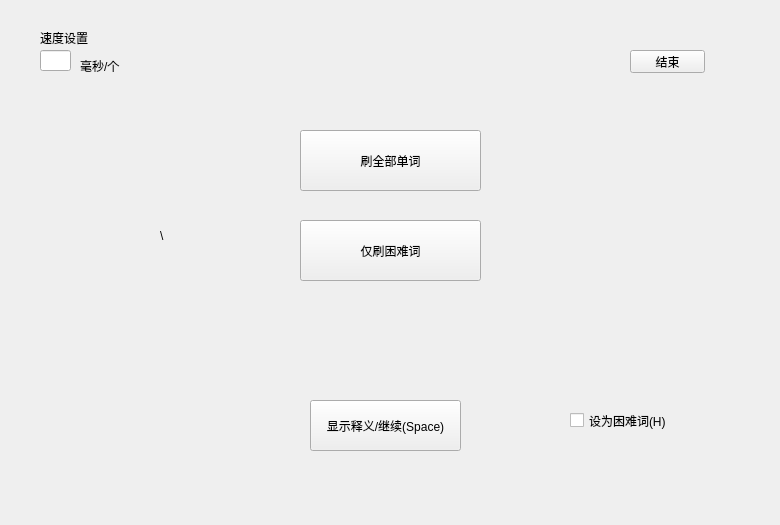
<?xml version="1.0" encoding="UTF-8"?>
<ui version="4.0">
 <class>Quickstartwords</class>
 <widget class="QWidget" name="Quickstartwords">
  <property name="geometry">
   <rect>
    <x>0</x>
    <y>0</y>
    <width>780</width>
    <height>525</height>
   </rect>
  </property>
  <property name="windowTitle">
   <string>Form</string>
  </property>
  <property name="windowIcon">
   <iconset>
    <normaloff>C:/Users/Administrator/.designer/backup/english.png</normaloff>C:/Users/Administrator/.designer/backup/english.png</iconset>
  </property>
  <widget class="QLabel" name="english">
   <property name="geometry">
    <rect>
     <x>300</x>
     <y>170</y>
     <width>361</width>
     <height>191</height>
    </rect>
   </property>
   <property name="text">
    <string/>
   </property>
  </widget>
  <widget class="QLabel" name="chinese">
   <property name="geometry">
    <rect>
     <x>160</x>
     <y>120</y>
     <width>481</width>
     <height>231</height>
    </rect>
   </property>
   <property name="text">
    <string>\</string>
   </property>
  </widget>
  <widget class="QPushButton" name="showchinesebutton">
   <property name="geometry">
    <rect>
     <x>310</x>
     <y>400</y>
     <width>151</width>
     <height>51</height>
    </rect>
   </property>
   <property name="text">
    <string>显示释义/继续(Space)</string>
   </property>
  </widget>
  <widget class="QPushButton" name="exitbutton">
   <property name="geometry">
    <rect>
     <x>630</x>
     <y>50</y>
     <width>75</width>
     <height>23</height>
    </rect>
   </property>
   <property name="text">
    <string>结束</string>
   </property>
  </widget>
  <widget class="QPushButton" name="wholebutton">
   <property name="geometry">
    <rect>
     <x>300</x>
     <y>130</y>
     <width>181</width>
     <height>61</height>
    </rect>
   </property>
   <property name="text">
    <string>刷全部单词</string>
   </property>
  </widget>
  <widget class="QPushButton" name="hardbutton">
   <property name="geometry">
    <rect>
     <x>300</x>
     <y>220</y>
     <width>181</width>
     <height>61</height>
    </rect>
   </property>
   <property name="text">
    <string>仅刷困难词</string>
   </property>
  </widget>
  <widget class="QCheckBox" name="hardcheck">
   <property name="geometry">
    <rect>
     <x>570</x>
     <y>400</y>
     <width>121</width>
     <height>41</height>
    </rect>
   </property>
   <property name="text">
    <string>设为困难词(H)</string>
   </property>
  </widget>
  <widget class="QLineEdit" name="speedinput">
   <property name="geometry">
    <rect>
     <x>40</x>
     <y>50</y>
     <width>31</width>
     <height>21</height>
    </rect>
   </property>
  </widget>
  <widget class="QLabel" name="speedlabel1">
   <property name="geometry">
    <rect>
     <x>40</x>
     <y>30</y>
     <width>71</width>
     <height>16</height>
    </rect>
   </property>
   <property name="text">
    <string>速度设置</string>
   </property>
  </widget>
  <widget class="QLabel" name="speedlabel2">
   <property name="geometry">
    <rect>
     <x>80</x>
     <y>60</y>
     <width>54</width>
     <height>12</height>
    </rect>
   </property>
   <property name="text">
    <string>毫秒/个</string>
   </property>
  </widget>
 </widget>
 <resources/>
 <connections/>
</ui>
